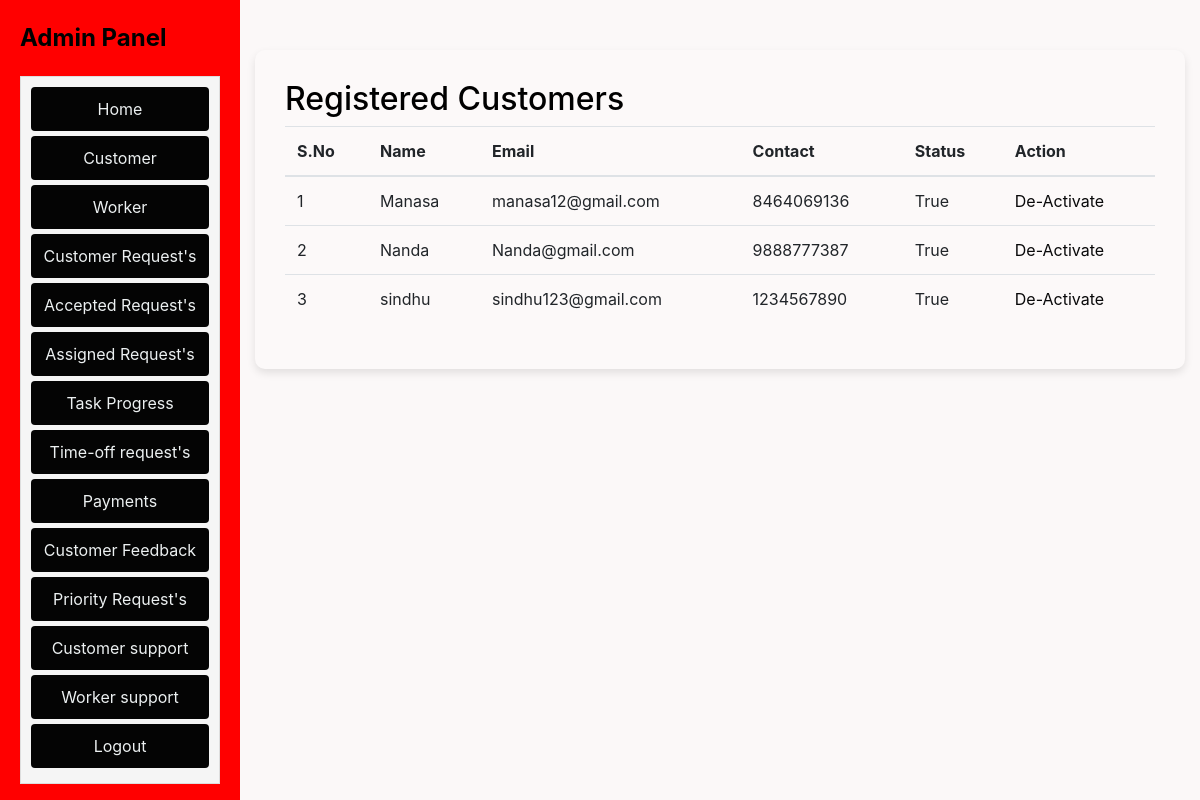
Screenshot of /wfmadmin/admincustomerviews with the database file from the repository.
### wfmadmin/models.py (models this page shows, shortened)
class customer(models.Model):
    id = models.AutoField(primary_key=True)
    firstname = models.CharField(max_length=30)
    lastname = models.CharField(max_length=30)
    address = models.CharField(max_length=100)
    city = models.CharField(max_length=20)
    state = models.CharField(max_length=20)
    country = models.CharField(max_length=20)
    username = models.CharField(max_length=20)
    email = models.EmailField(max_length=20)
    number = models.IntegerField()
    password = models.CharField(max_length=20)
    status = models.BooleanField(default=False)
    created_at = models.DateTimeField(auto_now_add=True)

### wfmadmin/views.py (the view)
# urls.py: path('admincustomerviews', admincustomerviews, name='admincustomerviews'),
def admincustomerviews(request):
    customers = customer.objects.all().order_by('-created_at')
    return render(request, 'admin/admincustomerviews.html', {'registered_users': customers})

### templates/admin/admincustomerviews.html (shortened to what this page needs)
<!DOCTYPE html>
<html lang="en">
  <head>
    <link
      href="https://stackpath.bootstrapcdn.com/bootstrap/4.5.2/css/bootstrap.min.css"
      rel="stylesheet"
    />
    <link
      rel="stylesheet"
      href="https://cdnjs.cloudflare.com/ajax/libs/font-awesome/5.15.3/css/all.min.css"
    />
  </head>
  <body>
    {% include 'admin/adminnavbar.html' %}
    <section id="contact" class="contact" style="display:contents">
      <div class="container" data-aos="fade-up">
        <div class="form-container">
          <div class="section-title">
            <h2 style="color: black;">Registered Customers</h2>
          </div>
          <div class="row">
            <div class="col-lg-12">
              <div class="table-responsive">
                <table class="table">
                  <thead>
                    <tr>
                      <th>S.No</th>
                      <th>Name</th>
                      <th>Email</th>
                      <th>Contact</th>
                      <th>Status</th>
                      <th>Action</th>
                    </tr>
                  </thead>
                  <tbody>
                    {% for user in registered_users %}
                    <tr>
                      <td>{{forloop.counter}}</td>
                      <td>{{ user.username }}</td>
                      <td>{{ user.email }}</td>
                      <td>{{ user.number }}</td>
                      <td>{{ user.status }}</td>
                      {% if user.status == 0 %}
                      <td>
                        <a
                          class="btn-link"
                          href="{% url 'AdminActivecustomers' %}?uid={{ user.email }}"
                          style="color: rgb(9, 9, 10)"
                          >Activate</a
                        >
                      </td>
                      {% elif user.status == 1 %}
                      <td>
                        <a
                          class="btn-link"
                          href="{% url 'AdmindeActivecustomers' %}?uid={{ user.email }}"
                          style="color: rgb(9, 9, 10)"
                          >De-Activate</a
                        >
                      </td>
                      {% endif %}
                    </tr>
                    {% endfor %}
                  </tbody>
                </table>
              </div>
            </div>
          </div>
        </div>
      </div>
    </section>
  </body>
</html>

### templates/admin/admincustomerviews.html (style rules this page uses)
body { background-color: white; color: #ecf0f1; }
.container { margin-top: 50px; }
.form-container { background-color: rgba(255, 255, 255, 0.1); padding: 30px; border-radius: 10px; box-shadow: 0 4px 8px rgba(0, 0, 0, 0.1); }

### templates/admin/adminnavbar.html (style rules this page uses)
body { background-color: #fbf8f8; color: #000000; }
.container { margin-top: 50px; }

### rows the page displays
customer: username "Manasa", email "manasa12@gmail.com", number "8464069136", status "True"
customer: username "Nanda", email "Nanda@gmail.com", number "9888777387", status "True"
customer: username "sindhu", email "sindhu123@gmail.com", number "1234567890", status "True"
